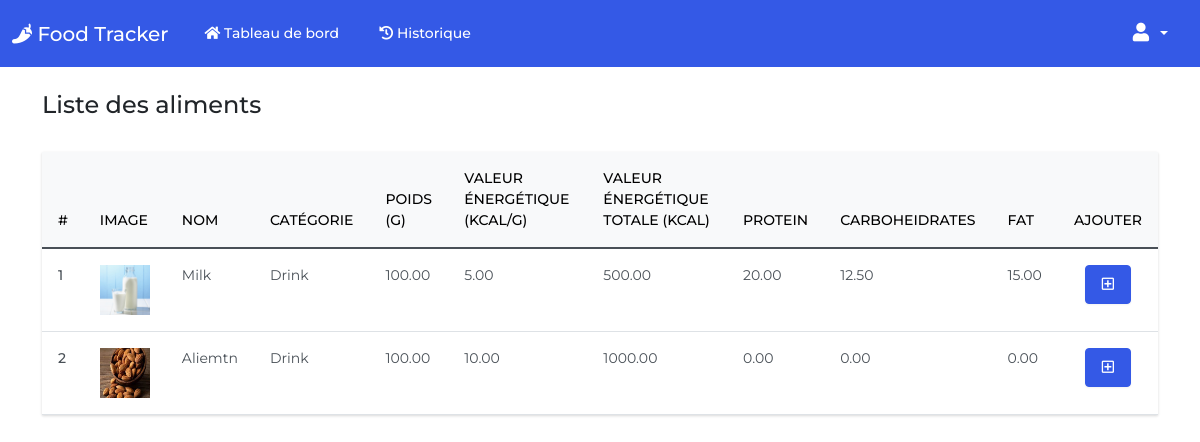
Screenshot of /add-daily-food/BREAKFAST (signed in) with the database file from the repository.
### foodtracker/models.py (models this page shows, shortened)
class Aliment(models.Model):
    image = models.ImageField(upload_to='images/')
    name = models.CharField(max_length=255)
    category = models.ForeignKey(AlimentCategory, null=True, on_delete=models.SET_NULL, related_name='aliments')
    weight_g = models.DecimalField(max_digits=8, decimal_places=2)
    energy_value = models.DecimalField(max_digits=8, decimal_places=2)
    total_energy_value = models.DecimalField(max_digits=8, decimal_places=2, null=True)
    protein =  models.DecimalField(max_digits=7, decimal_places=2)
    carboheidrates = models.DecimalField(max_digits=7, decimal_places=2)
    fat = models.DecimalField(max_digits=7, decimal_places=2)
    class Meta:
        db_table = 'aliments'

class AlimentCategory(models.Model):
    name = models.CharField(max_length=255)
    def __str__(self):
        return self.name
    class Meta:
        db_table = 'alimentcategories'

### foodtracker/views.py (the view)
# urls.py: path('add-daily-food/<str:section>', views.add_daily_food, name='add_daily_food'),
@login_required
def add_daily_food(request, section):
    aliments = Aliment.objects.all()
    return render(request, 'add_daily_food.html', {
        'aliments': aliments,
        'section': section,
    })

### templates/add_daily_food.html (shortened to what this page needs)
{% extends 'base.html' %}
{% block body %}
<div class="mt-4 mb-4 d-flex align-items-center justify-content-between">
  <h4>Liste des aliments</h4>
</div>
<table class="table caption-top">
  <thead class="table-light">
    <tr>
      <th scope="col">#</th>
      <th scope="col">Image</th>
      <th scope="col">Nom</th>
      <th scope="col">Catégorie</th>
      <th scope="col">Poids (g)</th>
      <th scope="col">Valeur énergétique (kcal/g)</th>
      <th scope="col">Valeur énergétique totale (kcal)</th>
      <th scope="col">Protein</th>
      <th scope="col">Carboheidrates</th>
      <th scope="col">Fat</th>
      <th scope="col" class="text-center">Ajouter</th>
    </tr>
  </thead>
  <tbody>
    {% for alm in aliments %}
    <tr>
      <th scope="row">{{ forloop.counter }}</th>
      <td>
        <img src="{{ alm.image.url }}" alt="{{ alm.name }}" width="50" height="50">
      </td>
      <td>{{ alm.name }}</td>
      <td>{{ alm.category }}</td>
      <td>{{ alm.weight_g }}</td>
      <td>{{ alm.energy_value }}</td>
      <td>{{ alm.total_energy_value }}</td>
      <td>{{ alm.protein }}</td>
      <td>{{ alm.carboheidrates }}</td>
      <td>{{ alm.fat }}</td>
      <td class="text-center">
        <a class="btn btn-primary" href="{% url 'add_daily_food_config' section=section aliment_id=alm.id %}">
          <i class='far fa-plus-square'></i>
        </a>
      </td>
    </tr>
    {% endfor %}
  </tbody>
</table>
{% endblock body %}

### static/css/styles.css (style rules this page uses)
html { position: relative; min-height: 100%; }
body { margin: 0 0 90px; font-family: 'Montserrat', sans-serif !important; }

### rows the page displays
Aliment: image (picture), name "Milk", category "Drink", weight_g "100.00", energy_value "5.00", total_energy_value "500.00", protein "20.00", carboheidrates "12.50", fat "15.00"
Aliment: image (picture), name "Aliemtn", category "Drink", weight_g "100.00", energy_value "10.00", total_energy_value "1000.00", protein "0.00", carboheidrates "0.00", fat "0.00"
